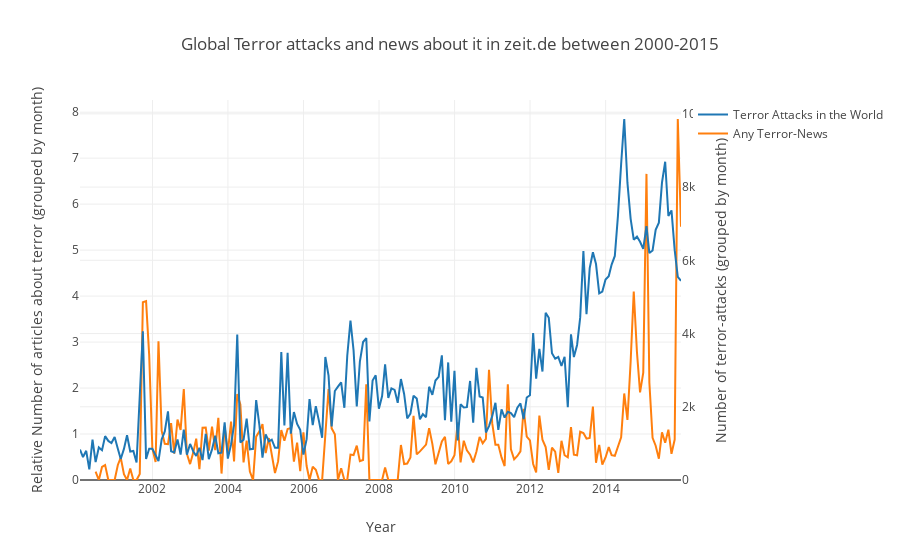

Notebook source saved alongside this figure:
### Markdown cell above
# This was the code....now we just make plots....

### Code cell
layout = go.Layout(
    title='Global Terror attacks and news about it in zeit.de between 2000-2015',
    xaxis=dict(
        title="Year"),
    yaxis=dict(
        title="Relative Number of articles about terror in % (grouped by month)",
        rangemode = "nonnegative"),
    yaxis2=dict(
        title='Number of terror-attacks (grouped by month)',
        overlaying='y',
        side='right',
        rangemode = "nonnegative"
    )
)
terror_scatter_global.update({"yaxis" : "y2"})
fig = go.Figure(data=[terror_scatter_global,news_scatter_global], layout=layout)
iplot(fig)

### Figure 1 — Plotly figure (JSON) as saved in the notebook; plotly's stock layout.template omitted (floating-point values rounded to 4 significant figures; data arrays with more than 128 entries replaced by an {"elided": "..."} marker saying what was removed)
{"data": [{"name": "Terror Attacks in the World", "type": "scatter", "x": {"elided": "192 str values"}, "y": {"elided": "192 float values"}, "yaxis": "y2"}, {"name": "Any Terror-News", "type": "scatter", "x": {"elided": "187 str values"}, "y": {"elided": "187 float values"}}], "layout": {"title": "Global Terror attacks and news about it in zeit.de between 2000-2015", "xaxis": {"title": "Year"}, "yaxis": {"rangemode": "nonnegative", "title": "Relative Number of articles about terror (grouped by month)"}, "yaxis2": {"overlaying": "y", "rangemode": "nonnegative", "side": "right", "title": "Number of terror-attacks (grouped by month)"}}}
